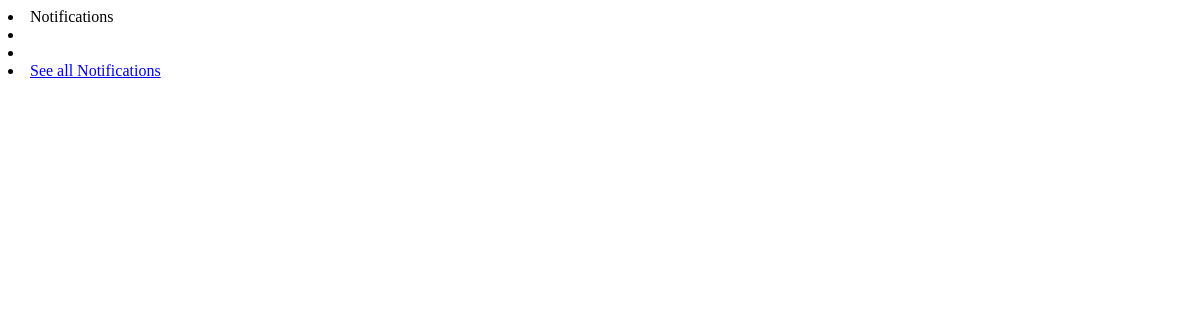
The app's page /webapps2024/notification/htmx/get-notification (signed in), older data.
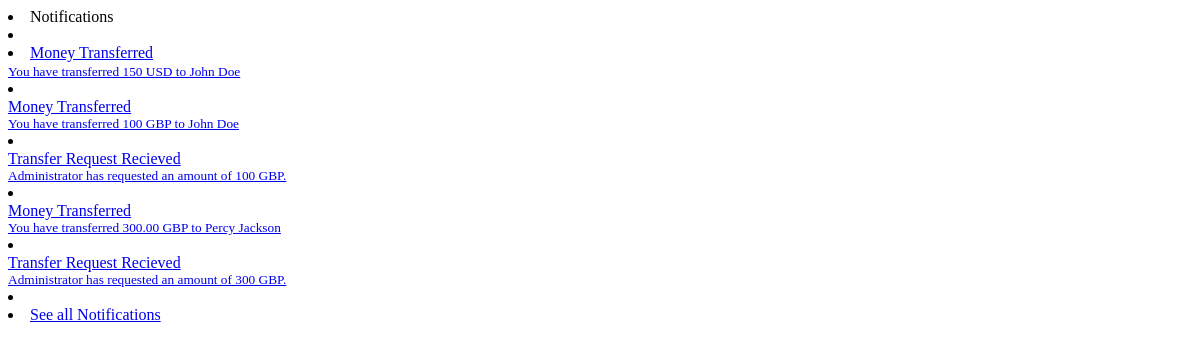
The same page, newer data.
### notificationapp/models.py (models this page shows)
class Notification(models.Model):
    nid = models.CharField(max_length=255)
    user = models.ForeignKey(User, on_delete=models.CASCADE, related_name='notification_user')
    type = models.CharField(max_length=10, choices=NotificationType.choices, default=NotificationType.INFO)
    datetime = models.DateTimeField(auto_now_add=False)
    seen = models.BooleanField(default=False)
    message = models.TextField(default="")
    title = models.TextField(default="")

### notificationapp/views.py (the view)
# urls.py: path('htmx/get-notification', views.get_notifications, name='get-notifications')
@login_required(login_url='login')
def get_notifications(request):
    notifications = get_user_notifications(request.user.id, limit=5)
    context = {
        'notifications': notifications.all(),
        'count': len(notifications)
    }
    return render(request, 'notificationapp/layout/notification-list.html', context)

### notificationapp/core/notifications.py (called while the page is built)
def get_user_notifications(userid: int, limit=100):
    limit = limit or 100
    notifications = Notification.objects.filter(
        Q(user_id__exact=userid)
    ).order_by('-datetime')[:limit]
    return notifications.all()

### templates/notificationapp/layout/notification-list.html
<li class="text-center text-3 py-2">Notifications</li>
<li class="dropdown-divider mx-n3"></li>
<li>
    {% for notif in notifications %}
    {% include '../modal/notification-item.html' with notification=notif %}
</li>
<li class="dropdown-divider mx-n3"></li>
{% endfor %}
<li><a class="dropdown-item text-center text-primary px-0" href="{% url 'notification' %}">See all Notifications</a></li>

### templates/notificationapp/modal/notification-item.html (shortened to what this page needs)
<a href="{% if notification.type == 'MONREQ' %}{% url 'transfer-requests' %}{% else %}{% url 'transaction' %}{% endif %}">
    {{notification.title}}<br>
        <small class="text-muted">{{notification.message}}</small>
</a>

Row changes from the older to the newer data that the page shows:
added Notification: title "Money Transferred", message "You have transferred 150 USD to John Doe"
added Notification: title "Money Transferred", message "You have transferred 100 GBP to John Doe"
added Notification: title "Transfer Request Recieved", message "Administrator has requested an amount of 100 GBP."
added Notification: title "Money Transferred", message "You have transferred 300.00 GBP to Percy Jackson"
added Notification: title "Transfer Request Recieved", message "Administrator has requested an amount of 300 GBP."
